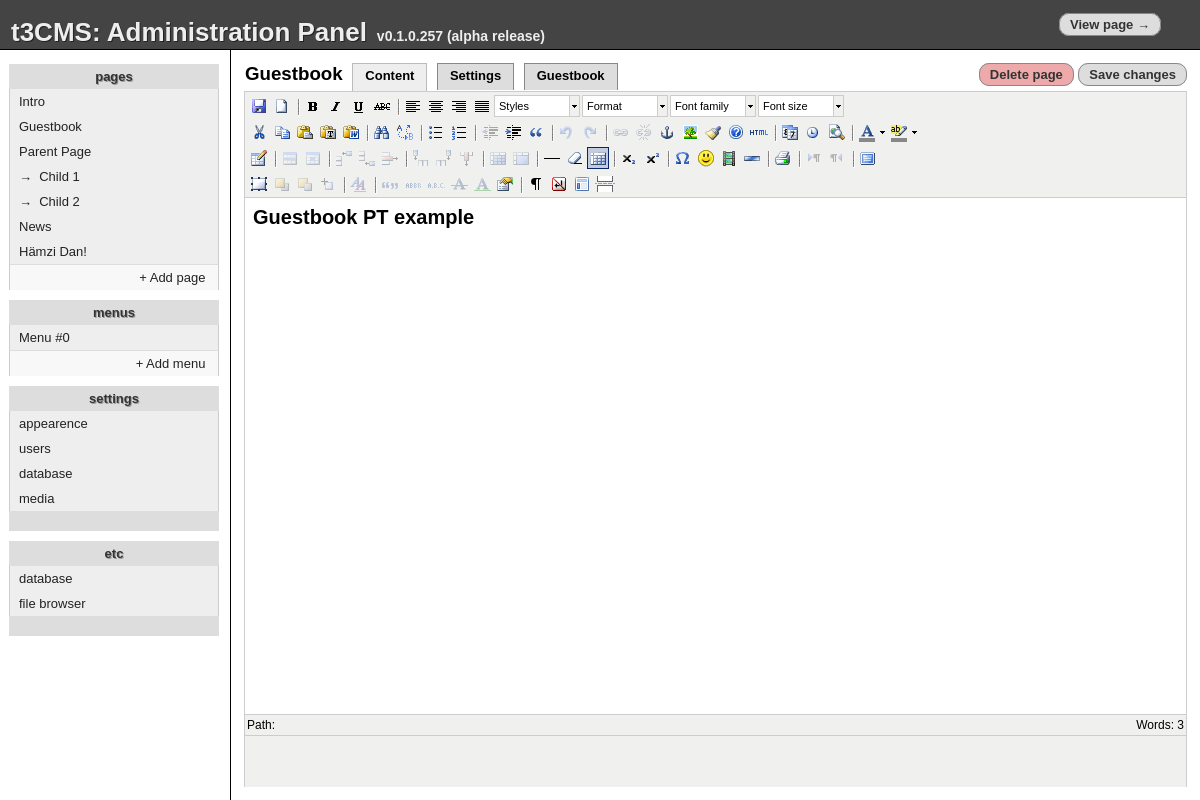
The page /admin.php?edit=page&page=guestbook on the database its author committed.
### tables this page shows
CREATE TABLE "pages" ("id" INTEGER PRIMARY KEY  NOT NULL ,"name" TEXT,"type" TEXT,"content" TEXT,"title" TEXT,"sub" TEXT DEFAULT _ );

CREATE TABLE "menus" ("id" INTEGER PRIMARY KEY  AUTOINCREMENT  NOT NULL , "menu" INTEGER NOT NULL  DEFAULT 0, "label" TEXT, "type" TEXT DEFAULT page, "link" TEXT, "sorting" INTEGER DEFAULT 0);

### inc/inc.db.php (called while the page is built, shortened)
<?php
 try {
  $_DB = new PDO($_S['dbType'].':'.$_S['dbPath']);
 }
 catch (PDOException $e) {
	print 'Database error.';
	die();
 }
 function db_page($name) {
    global $_DB;
    $q = $_DB->query("SELECT * FROM pages WHERE name='$name'");
    $r = $q->fetch();
    return $r;
 }
?>

### pt/guestbook/inc.admin.php (called while the page is built, shortened)
<?php
    $a_ext_tabs = array(
        'guestbook' => array('Guestbook','pt_guestbook_settings')
    );
?>

### inc/inc.admin.php (the view, shortened to what this page needs)
<?php
 include_once('inc/inc.db.php');
 function a_do_pages($sub = '_', $lvl = 0){
    global $_DB;
    foreach ($_DB->query("SELECT * FROM pages where sub='$sub';") as $r){
        $spacing = str_repeat('&rarr;&nbsp;&nbsp;',$lvl);
        print "   <a href=\"?edit=page&page={$r['name']}\">$spacing{$r['title']}</a>\n";
        a_do_pages($r['name'], $lvl+1);
    }
 }
 function a_do_tabs($page,$sel){
    global $a_ext_tabs;
    global $a_edit_new;
    if(!$a_edit_new){
        $tabarray['content'] = array('Content');
        $tabarray['settings'] = array('Settings');
    }
    else {
        $tabarray['add'] = array('Add page');
    }
    if($a_ext_tabs) foreach($a_ext_tabs as $etident => $ettitle) $tabarray[$etident] = $ettitle;
    $r = '';
    foreach($tabarray as $tabident => $tabdata){
        $active = $tabident==$sel?' tabactive':'';
        $r .= "        <a href=\"?edit=page&page=$page&tab=$tabident\" class=\"edittab$active\">{$tabdata[0]}</a>\n";
    }
    return $r;
 }
 function a_do_menus(){
    global $_DB;
	$a = array();
    foreach ($_DB->query("SELECT * FROM menus") as $r){
		if (! in_array($r['menu'],$a)){
			print "   <a href=\"?edit=menu&menu={$r['menu']}\">Menu #{$r['menu']}</a>\n";
			$a[] = $r['menu'];
		}
    }
 }
  function a_get_page_type(){
    $page=$_GET['page'];
    $pagedata = db_page($page);
    return $pagedata['type'];
 }
 function a_do_edit_page($page,$tab){
    global $a_new_page;
    $tab=$tab?$tab:'content';
    if($a_new_page){
        $title = 'New page';
    }
    else{
        $r = db_page($page);
        $title = $r['title'];
    }
    $red = base64_encode("?edit=page&page=$page");
	print <<<END
    <form style="display:block;height:100%;margin:0px;padding:0px;" action="?save=page&page=$page&tab=$tab&red=$red" method="post">
     <table style="height:100%;padding-top:6px" width="100%" height="100%">
      <tr>
       <td height="14"><h3 style="margin:0px;display:inline;margin-left:10px">$title&nbsp;</h3>
END;
    print a_do_tabs($page,$tab);
    print <<<END
       </td>
       <td style="text-align:right;padding-right:10px;height:30px">
        <a href="javascript:deletePage()" class="butlink butdanger">Delete page</a>
        <a href="javascript:document.forms[0].submit()" class="butlink">Save changes</a>
       </td>
      </tr>
      <tr>
       <td colspan="3" style="padding:10px;padding-top:0px">
END;
    print <<<END
       </td>
      </tr>
     </table>
    </form>
END;
 }
?>

### etc/admin.css (style rules this page uses)
html,body { width:100%;height:100%;margin:0px }
* { font-family:sans-serif }
#tmenu a { color: #222; text-decoration: none; display: block; width: 190px; background: #eee; padding: 5 9 5 9px; border: 1px #ccc solid; border-width: 0 1 0 1px }
.edittab { border: 1px #888 solid; border-bottom: 0px; background: #ddd; color: black; padding: 6px; text-decoration: none; margin-right:5px; font-size: small; font-weight: bold; padding: 4 12 7 12px; -moz-border-radius: 5 5 0 0px; border-radius: 5 5 0 0px }
.tabactive { border: 1px #bbb solid; border-bottom: 0px; background: #eee; color: black; padding-bottom: 8px }
.butlink { display:inline; padding:3px; margin: 0px; padding-left: 10px; padding-right: 10px; -moz-border-radius: 10px; border-radius: 10px; border: 1px #888 solid; background: #ddd; color: #333; text-align: center; font-weight: bold; font-size: small; text-decoration: none; }
.butdanger { background: #eaa; }

### js/tiny_mce/themes/advanced/skins/default/content.css (style rules this page uses)
body, td, pre { color:#000; font-family:Verdana, Arial, Helvetica, sans-serif; font-size:10px; margin:8px; }
body { background:#FFF; }
h3 { font-size: 1.17em }
table { cursor:default }
table td, table th { cursor:text }

### etc/mce_content.css (style rules this page uses)
body { background-color: #FFFFFF; font-family: Verdana, Arial, Helvetica, sans-serif; font-size: 10px; scrollbar-3dlight-color: #F0F0EE; scrollbar-arrow-color: #676662; scrollbar-base-color: #F0F0EE; scrollbar-darkshadow-color: #DDDDDD; scrollbar-face-color: #E0E0DD; scrollbar-highlight-color: #F0F0EE; scrollbar-shadow-color: #F0F0EE; scrollbar-track-color: #F5F5F5; }
td { font-family: Verdana, Arial, Helvetica, sans-serif; font-size: 10px; }

### rows shown on the page
pages: title "Intro"
pages: title "Guestbook"
pages: title "Parent Page"
pages: spacing "→", title "Child 1"
pages: spacing "→", title "Child 2"
pages: title "News"
pages: title "Hämzi Dan!"
menus: menu "0"

### other values the page prints
$tabdata[0] "Content"
$tabdata[0] "Settings"
$tabdata[0] "Guestbook"
